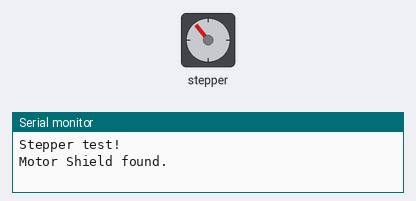
Simulated run of this sketch. Board: Arduino Uno, built with avr-gcc and run on an emulated ATmega328P. Shown: stepper motor, the last lines printed to the serial monitor. Stepper angles assume 200 steps per turn.

Above: at 0.4 s.
At 4.6 s:
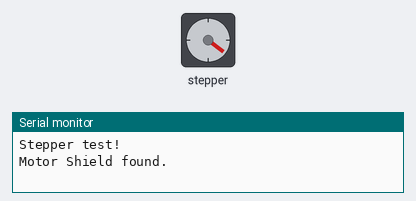
At 8.8 s:
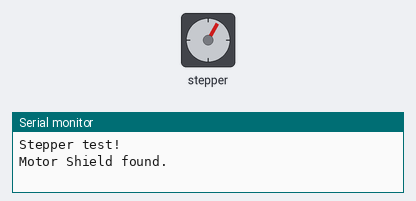
At 16.9 s:
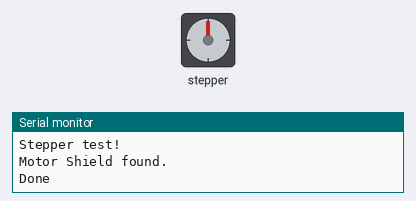
Timing chart, 0 to 18.4 s (numbered marks = the images above):
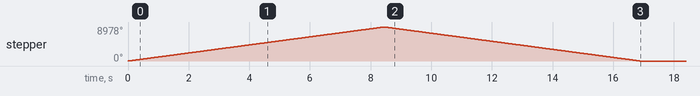

The sketch:

gaussian_beam_stepper_control.ino
```cpp
/*
This is a test sketch for the Adafruit assembled Motor Shield for Arduino v2
It won't work with v1.x motor shields! Only for the v2's with built in PWM
control

For use with the Adafruit Motor Shield v2
---->  http://www.adafruit.com/products/1438
*/

#include <Adafruit_MotorShield.h>

// Create the motor shield object with the default I2C address
Adafruit_MotorShield AFMS = Adafruit_MotorShield();
// Or, create it with a different I2C address (say for stacking)
// Adafruit_MotorShield AFMS = Adafruit_MotorShield(0x61);

// Connect a stepper motor with 200 steps per revolution (1.8 degree)
// to motor port #2 (M3 and M4)
Adafruit_StepperMotor *myMotor = AFMS.getStepper(200, 1);


void setup() {
  Serial.begin(9600);           // set up Serial library at 9600 bps
  while (!Serial);
  Serial.println("Stepper test!");

  if (!AFMS.begin()) {         // create with the default frequency 1.6KHz
  // if (!AFMS.begin(1000)) {  // OR with a different frequency, say 1KHz
    Serial.println("Could not find Motor Shield. Check wiring.");
    while (1);
  }
  Serial.println("Motor Shield found.");

  myMotor->setSpeed(200);  // 10 rpm


  for (int i=1; i<2; i++) {
  //Serial.println("Single coil steps");
  //myMotor->step(100, FORWARD, SINGLE);
  //myMotor->step(500, BACKWARD, SINGLE);

  //Serial.println("Double coil steps");
  myMotor->step(4990, 1, DOUBLE);
  myMotor->step(4990, 2, DOUBLE);

  //Serial.println("Interleave coil steps");
  //myMotor->step(100, FORWARD, INTERLEAVE);
  //myMotor->step(100, BACKWARD, INTERLEAVE);

  //Serial.println("Microstep steps");
  //myMotor->step(5000, FORWARD, MICROSTEP);
  //myMotor->step(50, BACKWARD, MICROSTEP);

  Serial.println("Done");
}
}

void loop() {

}
```
